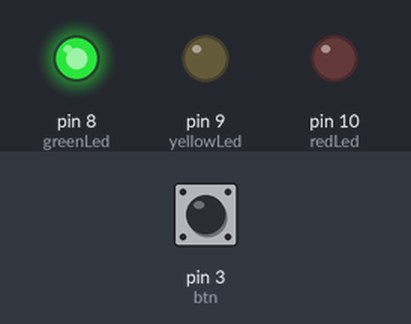
A sketch run on a simulated Arduino Uno, built with avr-gcc and run on an emulated ATmega328P. Parts: output pins drawn as LEDs (lit = HIGH). Inputs (shaded band) come from the test bench; at power-on: pin 3 (btn) LOW. What the sketch prints to the serial monitor is not drawn.

Above: at 1.2 s.
1.3 s: pin 3 (btn) pulled HIGH for 0.15 s
At 2.4 s:
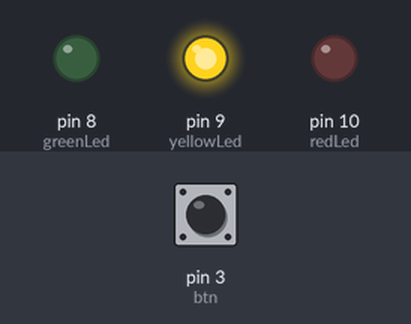
At 4.0 s:
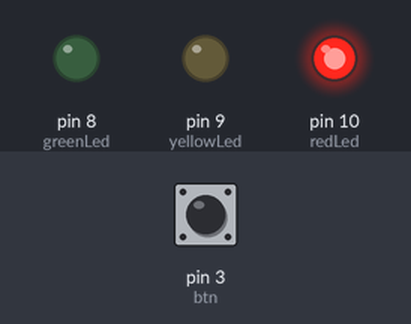
Timing chart, 0 to 9.8 s (numbered marks = the images above; inputs shaded):
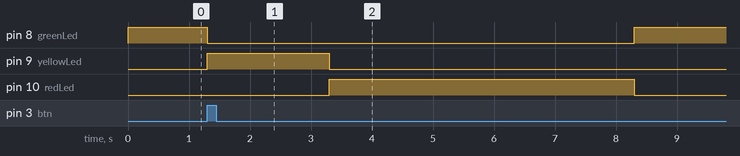

The sketch:

traffic_lights.ino
```cpp
//declare the leds

const int redLed = 10;
const int yellowLed = 9;
const int greenLed = 8;

//declare the button
const int btn = 3;

//setup
void setup(){
	pinMode(btn, INPUT);

	pinMode(redLed, OUTPUT);
	pinMode(yellowLed, OUTPUT);
	pinMode(greenLed, OUTPUT);

  Serial.begin(9600);
}
void loop(){
	int btnState = digitalRead(btn);
  	Serial.print(btnState);

  //if the is pressed
  if(btnState == HIGH){
	digitalWrite(redLed, LOW);
	digitalWrite(yellowLed, HIGH);
	digitalWrite(greenLed, LOW);
    delay(2000);

    digitalWrite(redLed, HIGH);
	digitalWrite(yellowLed, LOW);
	digitalWrite(greenLed, LOW);
    delay(5000);
  }
  //if the btn is not pressed
  else{
  	digitalWrite(redLed, LOW);
	digitalWrite(yellowLed, LOW);
	digitalWrite(greenLed, HIGH);
  }
}
```

Measured:
- after the input at 1.3 s, pin 8 (greenLed): HIGH → LOW at once, → HIGH 7.0 s later; pin 9 (yellowLed): LOW → HIGH at once, → LOW 2.0 s later; pin 10 (redLed): LOW → HIGH after 2.0 s, → LOW 5.0 s later
